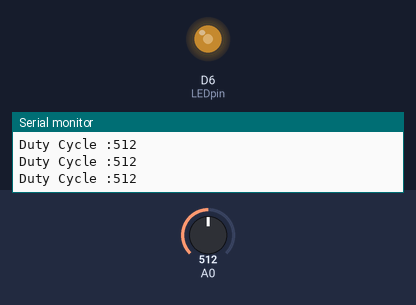
Bench run of a sketch on a simulated ESP8266 (NodeMCU). Parts: output pins drawn as LEDs (lit = HIGH), the last lines printed to the serial monitor. The inputs (shaded band) are chosen by the test bench; at power-on: A0 = 512.

Above: at 1.2 s.
1.3 s: A0 set to 716
At 2.5 s:
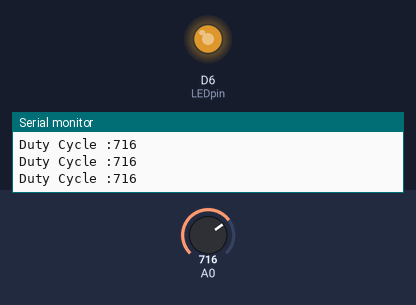
2.8 s: A0 set to 900
At 3.9 s:
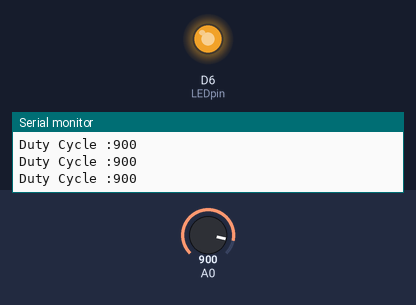
4.3 s: A0 set to 122
At 5.1 s:
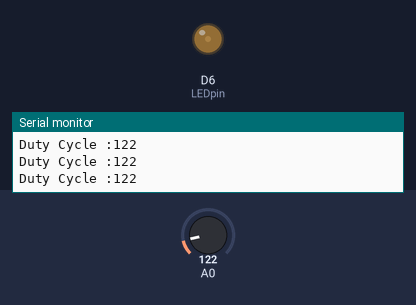
5.8 s: A0 set to 0
At 6.4 s:
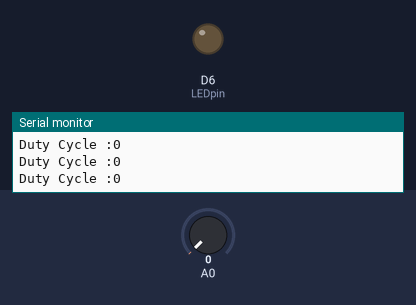
7.3 s: A0 set to 511
At 7.7 s:
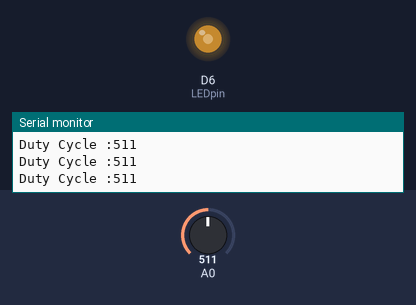
Timing chart, 0 to 9.8 s (numbered marks = the images above; inputs shaded):
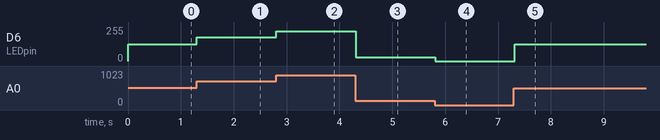

Measured:
- after the input at 1.3 s, D6 (LEDpin): 127/255 → 178/255 at once
- after the input at 2.8 s, D6 (LEDpin): 178/255 → 224/255 at once
- after the input at 4.3 s, D6 (LEDpin): 224/255 → 30/255 at once
- after the input at 5.8 s, D6 (LEDpin): 30/255 → 0/255 at once
- after the input at 7.3 s, D6 (LEDpin): 0/255 → 127/255 at once

The sketch:

Analog_to_Digital.ino
```cpp
int LEDpin = D6;
void setup() {
  // put your setup code here, to run once:
  Serial.begin(9600);
  analogWrite(LEDpin,1024);
}

void loop() {
  // put your main code here, to run repeatedly:
  int dutycycle=analogRead(A0);
  if (dutycycle>1023)
  dutycycle=1023;
  Serial.print("Duty Cycle :");
  Serial.println(dutycycle);
  analogWrite(LEDpin,dutycycle);
  delay(100);

}
```
